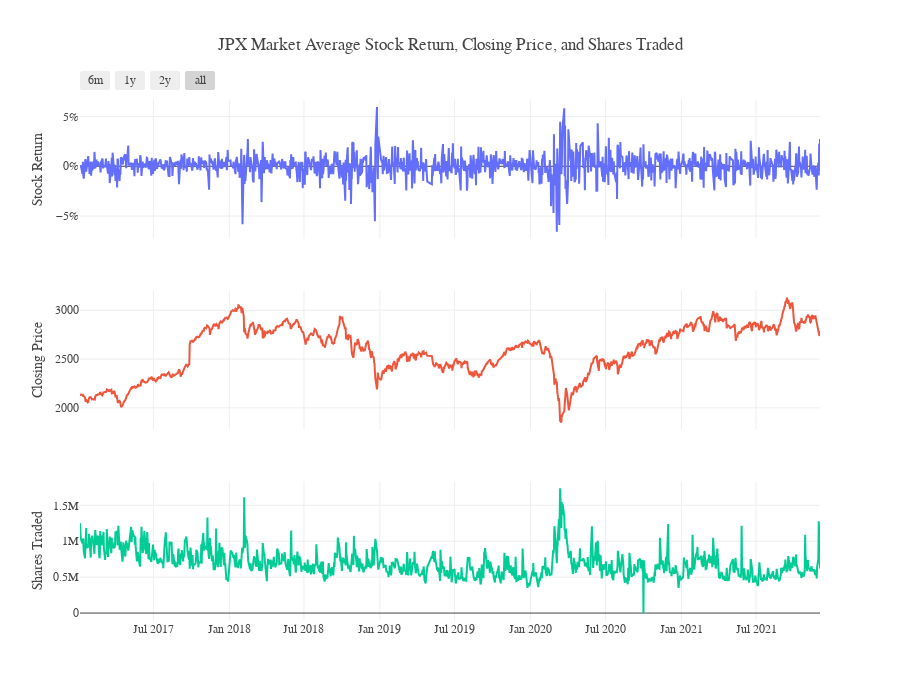

The code cell stored with this chart in its notebook:
### Code cell
train_date=train.Date.unique()
returns=train.groupby('Date')['Target'].mean().mul(100).rename('Average Return')
close_avg=train.groupby('Date')['Close'].mean().rename('Closing Price')
vol_avg=train.groupby('Date')['Volume'].mean().rename('Volume')

fig = make_subplots(rows=3, cols=1, 
                    shared_xaxes=True)
for i, j in enumerate([returns, close_avg, vol_avg]):
    fig.add_trace(go.Scatter(x=train_date, y=j, mode='lines',
                             name=j.name, marker_color=colors[i]), row=i+1, col=1)
fig.update_xaxes(rangeslider_visible=False,
                 rangeselector=dict(
                     buttons=list([
                         dict(count=6, label="6m", step="month", stepmode="backward"),
                         dict(count=1, label="1y", step="year", stepmode="backward"),
                         dict(count=2, label="2y", step="year", stepmode="backward"),
                         dict(step="all")])),
                 row=1,col=1)
fig.update_layout(template=temp,title='JPX Market Average Stock Return, Closing Price, and Shares Traded', 
                  hovermode='x unified', height=700, 
                  yaxis1=dict(title='Stock Return', ticksuffix='%'), 
                  yaxis2_title='Closing Price', yaxis3_title='Shares Traded',
                  showlegend=False)
fig.show()

### Figure 1 — Plotly figure (JSON) as saved in the notebook; plotly's stock layout.template omitted (floating-point values rounded to 4 significant figures; data arrays with more than 128 entries replaced by an {"elided": "..."} marker saying what was removed)
{"data": [{"marker": {"color": "#636EFA"}, "mode": "lines", "name": "Average Return", "x": {"elided": "1202 str values"}, "y": {"elided": "1202 float values"}, "type": "scatter", "xaxis": "x", "yaxis": "y"}, {"marker": {"color": "#EF553B"}, "mode": "lines", "name": "Closing Price", "x": {"elided": "1202 str values"}, "y": {"elided": "1202 float values"}, "type": "scatter", "xaxis": "x2", "yaxis": "y2"}, {"marker": {"color": "#00CC96"}, "mode": "lines", "name": "Volume", "x": {"elided": "1202 str values"}, "y": {"elided": "1202 float values"}, "type": "scatter", "xaxis": "x3", "yaxis": "y3"}], "layout": {"xaxis": {"anchor": "y", "domain": [0, 1], "matches": "x3", "showticklabels": false, "rangeslider": {"visible": false}, "rangeselector": {"buttons": [{"count": 6, "label": "6m", "step": "month", "stepmode": "backward"}, {"count": 1, "label": "1y", "step": "year", "stepmode": "backward"}, {"count": 2, "label": "2y", "step": "year", "stepmode": "backward"}, {"step": "all"}]}}, "yaxis": {"anchor": "x", "domain": [0.7333, 1], "title": {"text": "Stock Return"}, "ticksuffix": "%"}, "xaxis2": {"anchor": "y2", "domain": [0, 1], "matches": "x3", "showticklabels": false}, "yaxis2": {"anchor": "x2", "domain": [0.3667, 0.6333], "title": {"text": "Closing Price"}}, "xaxis3": {"anchor": "y3", "domain": [0, 1]}, "yaxis3": {"anchor": "x3", "domain": [0, 0.2667], "title": {"text": "Shares Traded"}}, "title": {"text": "JPX Market Average Stock Return, Closing Price, and Shares Traded"}, "hovermode": "x unified", "height": 700, "showlegend": false}}
